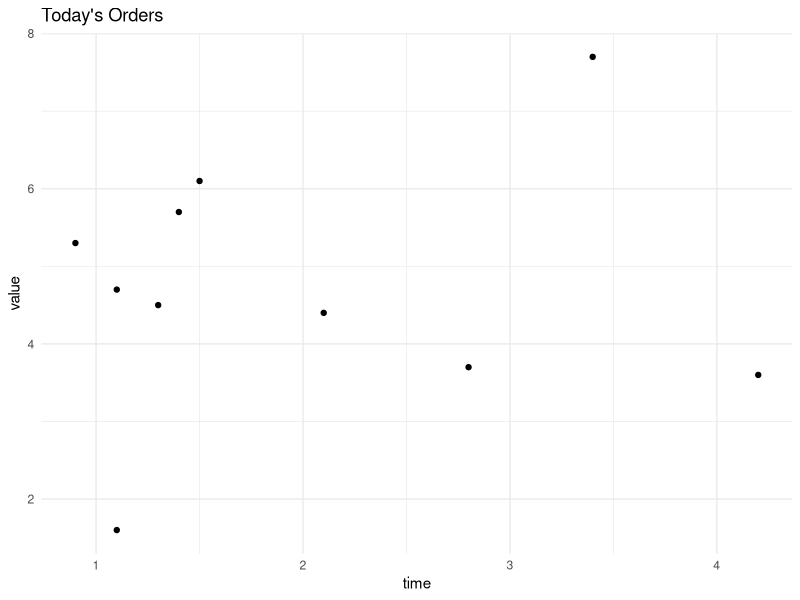
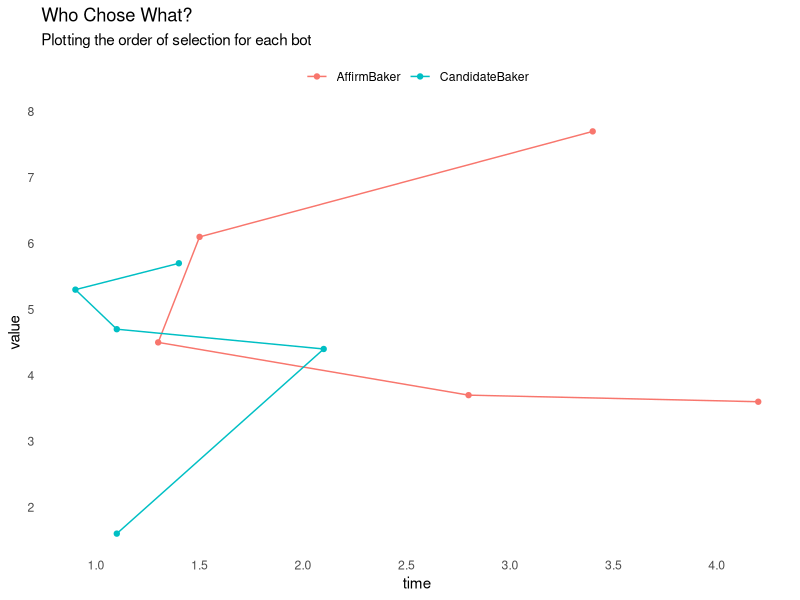
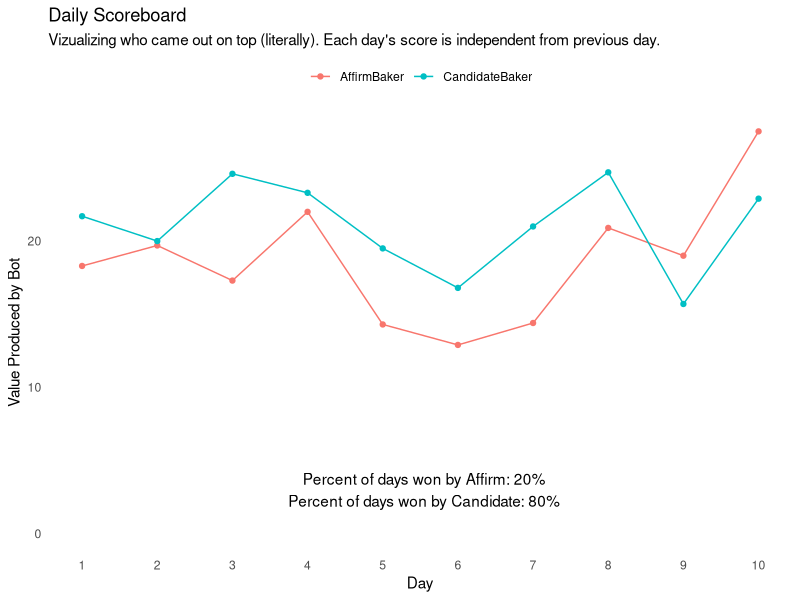
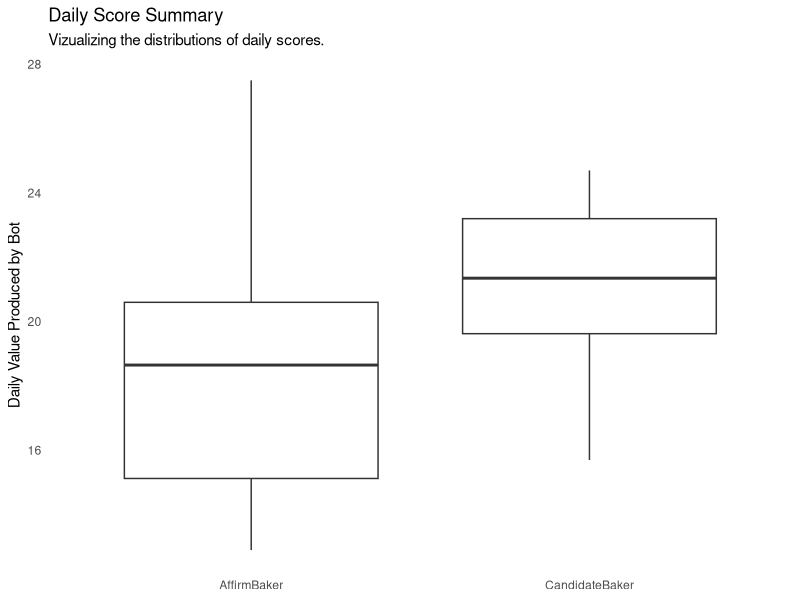
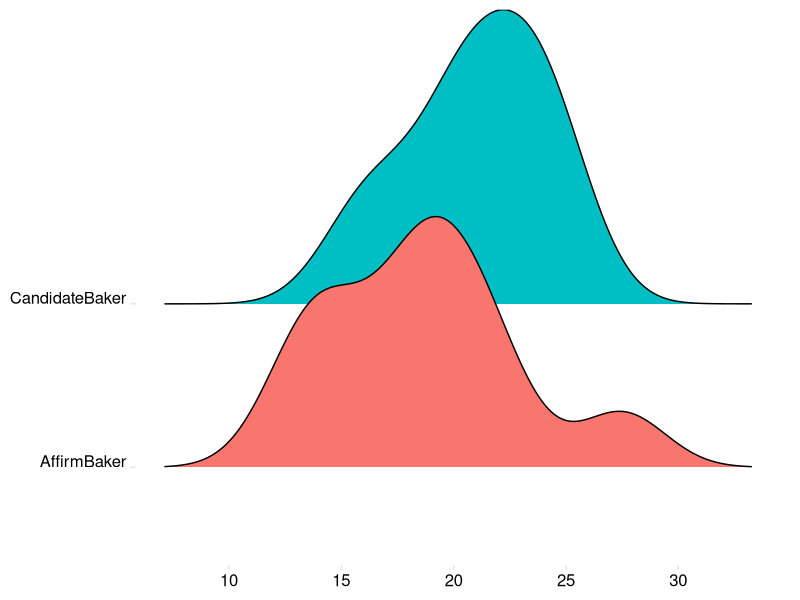
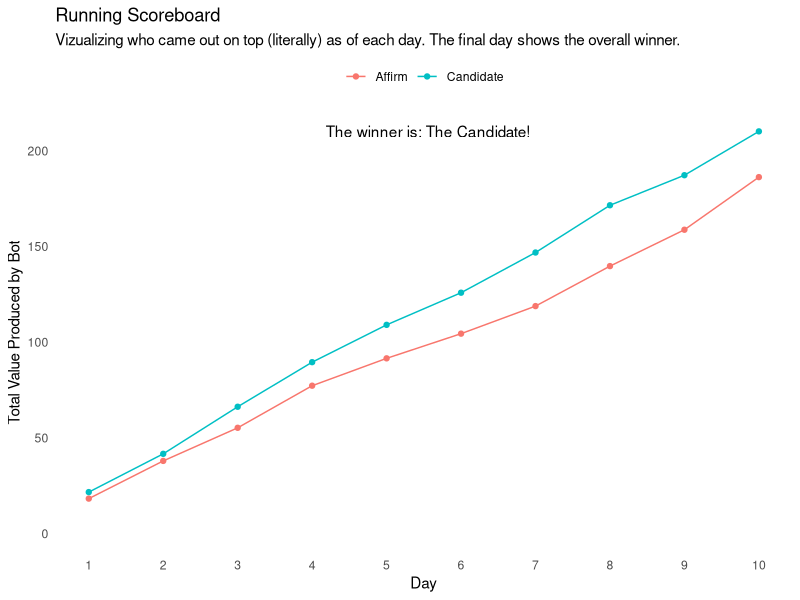
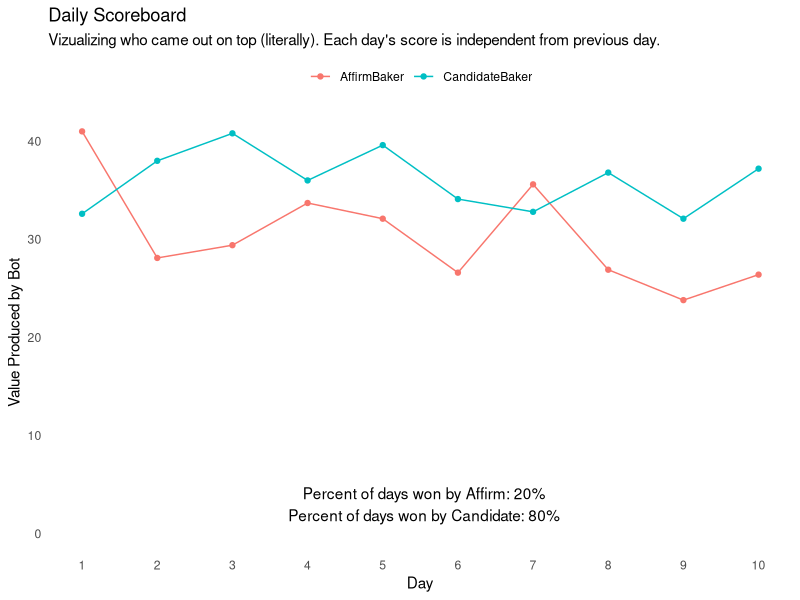
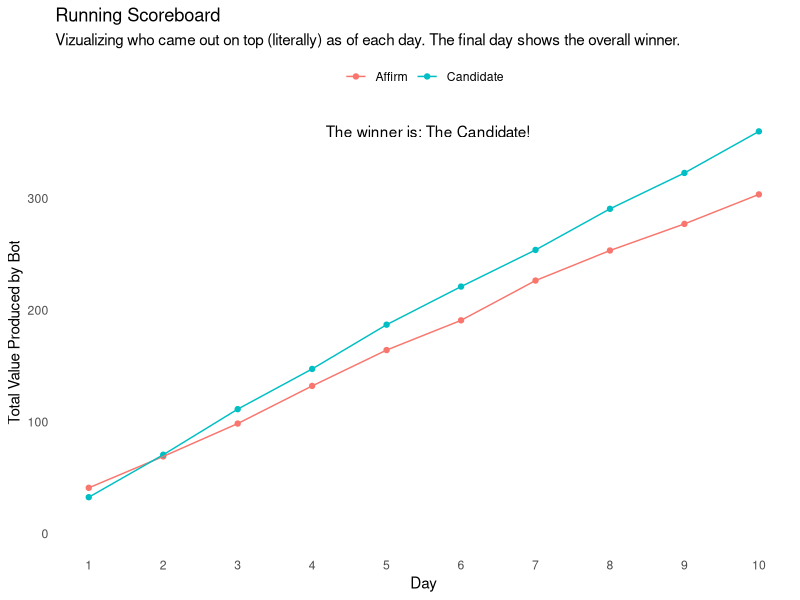

Generate these figures, in order, with R:
## ---- chunk 1
knitr::opts_chunk$set(echo = TRUE)

# packages for data manipulation
library(tibble)
library(dplyr)
library(tidyr)
library(purrr)
library(stringr)

# packages for plotting.
library(ggplot2)
library(ggridges)
## ---- chunk 2
# the number of "days" is the number of times the program will run
num_days <- 10

# the number of items is the number of "orders" received by the bakery.
items_per_day <- 10

# this is an assumption, and also is the same units as the "time" key in the list of item times and values.
time_per_day <- 8
## ---- chunk 3

initiate_blank_counters <- function() {
  # This is an empty data frame that will hold the day's final value created by each bot.
  daily_values <<- tribble(~"day", ~"AffirmBaker", ~"CandidateBaker")
  
  # This is an empty data frame that will hold the numerical index that each bot picks in the process of dividing up the day's orders. 
  item_selections <<- tribble(~"AffirmBaker", ~"CandidateBaker")
  
  unmade_items <<- list(
  AffirmBaker    = tribble(~"index", ~"time", ~"value"),
  CandidateBaker = tribble(~"index", ~"time", ~"value")
  )
}

initiate_blank_counters()
## ---- chunk 4
generate_batch <- function(item_count = items_per_day, time_mean = 2, time_sd = 1, value_mean = 5, value_sd = 2) {
  
  # generate random times and truncate to one decimal place
  # note: the units of time are the same as the units in time_per_day.
  # I interpret this pretty much as hours.
  random_times <- rnorm(n = item_count, mean = time_mean, sd = time_sd) |> 
    round(1)
  
  # generate random values to pair with the random times.
  random_values <- rnorm(n = item_count, mean = value_mean, sd = value_sd) |> 
    round(1)
  
  # now create a dataframe with these two and a numerical index for labelling sake.
  items_list <- data.frame(
    index = seq(1, item_count),
    time  = random_times,
    value = random_values
  )
}
## ---- chunk 5
items_list <- generate_batch(items_per_day)

# Create a scatter plot of time-value. 
items_list |> 
  ggplot(aes(x = time, y = value)) +
  geom_point() +
  theme_minimal() +
  ggtitle("Today's Orders")

## ---- chunk 6
rank_preference <- function(items_list, maximizing_metric) {
  
  # test case
  # maximizing_metric <- "value/time"
  
  if (!maximizing_metric %in% c("value", "value/time", "time", "1/time")) stop("The maximizing metric you entered is not a valid option at this time. Please enter one of 'value' or 'value/time', 'time', or '1/time'.")
  
  
  # start with the list of options for today's bakery queue.
  ranked_items <- items_list |> 
    
    # filter out any that have a negative time or value.
    filter(time > 0) |> 
    filter(value > 0) |> 
    
    # create a new column to showcase the metric at hand
    # (this is computationally un-ncessary, but helpful to see!)
    mutate(maximizing_metric = 
      case_when(
        maximizing_metric == "value"      ~ value,
        maximizing_metric == "time"       ~ time,
        maximizing_metric == "value/time" ~ round(value / time, 2),
        maximizing_metric == "1/time"     ~ round(1 / time, 2),
        
      )
    ) |> 
    
    # arrange based on the maximizing metric that the bot desires, high to low.
    arrange(desc(maximizing_metric))
  
  return(ranked_items)
}
## ---- chunk 7
# Order the list for AffirmBaker's preference (value) and for CandidateBaker's preference (value/time).
bots_preffered_items <- list(
  AffirmBaker    = rank_preference(items_list, "value"),
  CandidateBaker = rank_preference(items_list, "value/time")
)
## ---- chunk 8
bots_preffered_items |> map("index")
## ---- chunk 9
allocate_production <- function(first_bot) {
  
  # test value
  # first_bot <- "CandidateBaker"
  
  # sort out which bot goes second
  if (first_bot == "CandidateBaker") {
    second_bot <- "AffirmBaker"
  } else if (first_bot == "AffirmBaker") {
    second_bot <- "CandidateBaker"
  } else {
    stop("Baker Bot provided is not a valid input. Please enter one of 'CandidateBaker' or 'AffirmBaker'.")
  }
  
  # initiate the draft pick; keep looping until all items are picked.
  
  i <- 1
  while (nrow(bots_preffered_items[[first_bot]]) > 0 & nrow(bots_preffered_items[[second_bot]] > 0)) {
    
      # for inserting into the correct row in the selection dataframe.
      # it's not i, since i will end at 10 total items but each bot only gets 10/2 = 5 items.
      row_index <- floor((i+1)/2) 
      
      
      # odd number assignments (the start)
      if (i %% 2 == 1) {
        
        # which item does the bot want?
        # grabs it from the top of the list.
        bot_wants_this_item <- bots_preffered_items[[first_bot]][["index"]][1]
        
        # add it to the bot's queue.
        item_selections[row_index, first_bot] <- bot_wants_this_item
        
      } else if (i %% 2 == 0) {
        
        bot_wants_this_item <- bots_preffered_items[[second_bot]][["index"]][1]
        
        item_selections[row_index, second_bot] <- bot_wants_this_item
      }
        
      # remove the item from BOTH bots' preffered lists
      # (ie, "take the item off the bakery's queue")
      bots_preffered_items <- bots_preffered_items |> 
        map(function(x) {
          x |> filter(index != bot_wants_this_item)
        })
      
      i <- i+1
  }
  return(item_selections)
}
## ---- chunk 10
item_selections <- allocate_production(first_bot = "CandidateBaker")

item_selections
## ---- chunk 11
plot_items_picked <- function() {
  items_list |> 
    mutate(
      value_per_time = value/time,
      chosen_by_this_bot = case_when(
        index %in% item_selections$AffirmBaker    ~ "AffirmBaker",
        index %in% item_selections$CandidateBaker ~ "CandidateBaker",
      )
    ) |> 
    arrange(desc(value)) |> 
    ggplot(aes(x = time, y = value, color = chosen_by_this_bot)) +
    geom_point() +
    geom_path() +
    theme_minimal() +
    labs(
      title = "Who Chose What?",
      subtitle = "Plotting the order of selection for each bot",
      # y = "Value of Produced",
      # x = "Time to Produce"
    ) +
    theme(
      legend.position = "top",
      legend.title = element_blank(),
      panel.grid.major = element_blank(),
      panel.grid.minor = element_blank()
    ) +
    scale_x_continuous(breaks = function(x) seq(ceiling(x[1]), floor(x[2])+1, by = 0.5)) +
    scale_y_continuous(breaks = function(x) seq(ceiling(x[1]), floor(x[2]), by = 1)) +
    NULL
}

plot_items_picked()
## ---- chunk 12
todays_possibile_items <- function(bot_name) {
  
  # test values
  # bot_name <- "AffirmBaker"
  
  item_queue <- items_list |> 
    filter(time > 0) |> 
    filter(value > 0) |> 
    filter(index %in% pull(item_selections[bot_name])) |> 
    arrange(match(index, pull(item_selections[bot_name]))) |> 
    full_join(unmade_items[[bot_name]], by = c("index", "time", "value")) |> 
    mutate(cumulative_time = cumsum(time)) |> 
    mutate(make_today = case_when(
      row_number() == 1 & time <= time_per_day ~ "yes"
    )) |> 
    mutate(time_spent_making = case_when(
      make_today == "yes" ~ cumulative_time,
    )) 
  
  # now, we'll need to check all lag combinations to see if any items lower on the list that have small times can be squuzed in. 
  # this is iterative, because we check each row only after previous row is checked.
  
  
  for (i in 2:nrow(item_queue)) {
    if (item_queue$time[i] + item_queue$time_spent_making[i-1] <= time_per_day) {
      item_queue$make_today[i]        <- "yes"
      item_queue$time_spent_making[i] <- item_queue$time_spent_making[i-1] + item_queue$time[i]
    } else {
      item_queue$make_today[i]        <- "no"
      item_queue$time_spent_making[i] <- item_queue$time_spent_making[i-1]
    }
  }
  return(item_queue)
}
## ---- chunk 13
# execute the code:
daily_items <- map(
  .x = set_names(c("yes", "no")),
  .f = ~map2(
    .x = .x, 
    .y = c("AffirmBaker", "CandidateBaker"),
    .f = ~todays_possibile_items(.y) |> 
      filter(make_today == .x) |> 
      select(-cumulative_time)
  ) |> setNames(c("AffirmBaker", "CandidateBaker"))
)

map(daily_items[["yes"]], knitr::kable)
map(daily_items[["no"]], knitr::kable)
## ---- chunk 14
calculate_time_not_run_today <- function(todays_items) {
  
  time_run <- todays_items |> 
    select("time_spent_making") |> 
    max()
  
  return(time_per_day - time_run)
}
## ---- chunk 15
times_not_run <- map(daily_items[["yes"]], calculate_time_not_run_today)

times_not_run
## ---- chunk 16
# function to calculate value added today
calculate_value_today <- function(todays_items) {
  todays_value <- todays_items |> 
    mutate(cumulative_value = cumsum(value)) |> 
    pull(cumulative_value) |> 
    max()
  return(todays_value)
}
## ---- chunk 17
# function to calculate overall results
# Now that we have daily values for each bot, aggregate the info.
# I'll create a column for 
# - who won that day, 
# - each bot's cumulative value produced,
# - which bot is winning over all to-date.
# 
calculate_results <- function() {
  overall_results <- daily_values |> 
  mutate(
    who_won_today = case_when(
      AffirmBaker > CandidateBaker ~ "AffirmBaker",
      AffirmBaker < CandidateBaker ~ "CandidateBaker",
      AffirmBaker == CandidateBaker ~ "tie"
    ),
    cumulative_affirm    = cumsum(AffirmBaker),
    cumulative_candidate = cumsum(CandidateBaker),
    whos_winning_so_far = case_when(
      cumulative_affirm > cumulative_candidate ~ "AffirmBaker",
      cumulative_affirm < cumulative_candidate ~ "CandidateBaker",
      cumulative_affirm == cumulative_candidate ~ "tie",
    )
  )
  return(overall_results)
}
## ---- chunk 18
# execute the function
todays_value <- map(daily_items[["yes"]], calculate_value_today)

# add the results to our tally df
daily_values <- daily_values |> 
  add_row(
    day            = 1,
    AffirmBaker    = todays_value$AffirmBaker,
    CandidateBaker = todays_value$CandidateBaker
  )

## ---- chunk 19
daily_totals <- daily_values |> 
  mutate(
    cumulative_affirm    = cumsum(AffirmBaker),
    cumulative_candidate = cumsum(CandidateBaker)
  )

# show end results thus far:
daily_totals |> 
  select(cumulative_affirm, cumulative_candidate) |> 
  tail(1)
## ---- chunk 20
run_bakery <- function(item_count = items_per_day, time_mean = 2, time_sd = 1, value_mean = 5, value_sd = 2, first_bot = "CandidateBaker") {
  
  # Step 1
  item_selections <- tribble(
    ~"AffirmBaker", ~"CandidateBaker",
  )
  
  items_list <<- generate_batch(item_count, time_mean, time_sd, value_mean, value_sd)
  
  # Step 2
  bots_preffered_items <<- list(
    AffirmBaker    = rank_preference(items_list, "value"),
    CandidateBaker = rank_preference(items_list, "value/time")
  )
  
  # Step 3
  item_selections <<- allocate_production(first_bot = first_bot)
  
  # Step 4
  daily_items <<- map(
  .x = set_names(c("yes", "no")),
  .f = ~map2(
    .x = .x, 
    .y = c("AffirmBaker", "CandidateBaker"),
    .f = ~todays_possibile_items(.y) |> filter(make_today == .x)
  ) |> 
    setNames(c("AffirmBaker", "CandidateBaker"))
)
  
  # Step 5
  unmade_items <<- daily_items$no
  
  # Step 6
  todays_value <<- map(daily_items[["yes"]], calculate_value_today)
  
}
## ---- chunk 21
run_competition <- function(start_day, num_days = num_days, first_bot = "CandidateBaker") {
  
  for (i in start_day:num_days) {
    
    # Run all the functions!
    todays_results <<- run_bakery(item_count = items_per_day, time_mean = 2, time_sd = 1, value_mean = 5, value_sd = 2, first_bot)
    
    # Add the results to our scoreboard
    daily_values <<- daily_values |>
      add_row(
        day            = i,
        AffirmBaker    = todays_results$AffirmBaker,
        CandidateBaker = todays_results$CandidateBaker
      )
  }
}

# A note on for-loops: I don't run into processing time issues for num_days <= 100, so I won't optimize this for performance at this time by changing to a map function as I do elsewhere.
## ---- chunk 22
# Start at day 2, since we already did day 1 in getting here.
run_competition(start_day = 2, num_days)
daily_totals <- calculate_results()
## ---- chunk 23
plot_daily_results <- function() {
  
  pct_won       <- daily_totals |> count(who_won_today) |> mutate(pct = round(n/sum(n), 2))
  pct_affirm    <- pct_won |> filter(who_won_today == "AffirmBaker") |> pull(pct) 
  pct_candidate <- pct_won |> filter(who_won_today == "CandidateBaker") |> pull(pct)
  
  daily_totals |> 
    select(day, ends_with("Baker")) |> 
    pivot_longer(
      cols      = ends_with("Baker"),
      names_to  = "bot",
      values_to = "score"
    ) |> 
    ggplot(aes(x = day, y = score, color = bot)) +
    geom_point() +
    geom_line() +
    annotate(
      geom = "text",
      x = max(daily_totals$day)/2+0.5, 
      # y = min(daily_totals$AffirmBaker, daily_totals$CandidateBaker),
      y = 3,
      label = str_glue("
        Percent of days won by Affirm: {pct_affirm*100}%
        Percent of days won by Candidate: {pct_candidate*100}%
      ")
    ) +
    theme_minimal() +
    labs(
      title = "Daily Scoreboard",
      subtitle = "Vizualizing who came out on top (literally). Each day's score is independent from previous day.",
      y = "Value Produced by Bot",
      x = "Day"
    ) +
    theme(
      legend.position = "top",
      legend.title = element_blank(),
      panel.grid.major = element_blank(),
      panel.grid.minor = element_blank()
    ) +
    scale_x_continuous(breaks = unique(daily_totals$day)) +
    scale_y_continuous(limits = c(0, NA)) +
    NULL
}
## ---- chunk 24
plot_daily_results()
## ---- chunk 25
plot_daily_boxplots <- function() {
  daily_totals |> 
    select(day, ends_with("Baker")) |> 
    pivot_longer(
      cols      = ends_with("Baker"),
      names_to  = "bot",
      values_to = "score"
    ) |> 
    ggplot(aes(x = bot, y = score)) +
    geom_boxplot() +
    theme_minimal() +
    labs(
      title    = "Daily Score Summary",
      subtitle = "Vizualizing the distributions of daily scores.",
      y        = "Daily Value Produced by Bot"
    ) +
    theme(
      legend.position  = "top",
      legend.title     = element_blank(),
      panel.grid.major = element_blank(),
      panel.grid.minor = element_blank(),
      axis.title.x     = element_blank()
    ) +
    NULL
}
## ---- chunk 26
plot_daily_boxplots()
## ---- chunk 27
plot_daily_histograms <- function() {
  daily_totals |> 
    select(day, ends_with("Baker")) |> 
    pivot_longer(
      cols      = ends_with("Baker"),
      names_to  = "bot",
      values_to = "score"
    ) |> 
    ggplot(aes(x = score, y = bot, fill = bot)) +
    geom_density_ridges() +
    theme_ridges() +
    theme(
      legend.position = "none",
      axis.title.y = element_blank(),
      axis.title.x = element_blank(),
      panel.grid   = element_blank()
    )
}
## ---- chunk 28
plot_daily_histograms()
## ---- chunk 29
plot_cumulative_results <- function() {
  daily_totals |> 
    select(day, starts_with("cumulative")) |> 
    pivot_longer(
      cols      = starts_with("cumulative"),
      names_to  = "bot",
      values_to = "score"
    ) |> 
    mutate(
      bot = case_when(
        bot == "cumulative_affirm" ~ "Affirm",
        bot == "cumulative_candidate" ~ "Candidate"
      )
    ) |> 
    ggplot(aes(x = day, y = score, color = bot)) +
    geom_point() +
    geom_line() +
    theme_minimal() +
    annotate(
      geom = "text",
      x = max(daily_totals$day)/2+0.5, 
      y = max(daily_totals$cumulative_affirm, daily_totals$cumulative_candidate),
      # y = 3,
      label = str_glue("
        The winner is: {ifelse(tail(daily_totals$whos_winning_so_far, 1) == 'CandidateBaker', 'The Candidate!', 'Affirm :( ')}
      ")
    ) +
    labs(
      title = "Running Scoreboard",
      subtitle = "Vizualizing who came out on top (literally) as of each day. The final day shows the overall winner.",
      y = "Total Value Produced by Bot",
      x = "Day"
    ) +
    theme(
      legend.position = "top",
      legend.title = element_blank(),
      panel.grid.major = element_blank(),
      panel.grid.minor = element_blank()
    ) +
    scale_x_continuous(breaks = unique(daily_totals$day)) +
    scale_y_continuous(limits = c(0, NA)) +
    NULL
}
## ---- chunk 30
plot_cumulative_results()
## ---- chunk 31
# Set it to value in which AffirmBaker has slight disadvantage, but is near 50-50.
time_per_day <- 9

unmade_items <- list(
  AffirmBaker    = tribble(~"index", ~"time", ~"value"),
  CandidateBaker = tribble(~"index", ~"time", ~"value")
)
## ---- chunk 32
run_bakery <- function(item_count = items_per_day, time_mean = 2, time_sd = 1, value_mean = 5, value_sd = 2, first_bot = "CandidateBaker") {
  
  item_selections <- tribble(
    ~"AffirmBaker", ~"CandidateBaker",
  )
  
  items_list <<- generate_batch(item_count, time_mean, time_sd, value_mean, value_sd)
  
  bots_preffered_items <<- list(
    AffirmBaker    = rank_preference(items_list, "value"),
    CandidateBaker = rank_preference(items_list, "value/time")
  )
  
  # NEW CODE
  # This code arranges the items to be made by AffirmBaker. It's important to arrange them BEFORE the bots put together their day's list.
  bots_preffered_items$AffirmBaker <- bots_preffered_items$AffirmBaker |>
    mutate(sorting_metric = 1/time) |>
    arrange(desc(sorting_metric))
  
  item_selections <<- allocate_production(first_bot = first_bot)
  
  daily_items <<- map(
  .x = set_names(c("yes", "no")),
  .f = ~map2(
    .x = .x, 
    .y = c("AffirmBaker", "CandidateBaker"),
    .f = ~todays_possibile_items(.y) |> 
      filter(make_today == .x) |> 
      select(-cumulative_time)
  ) |> 
    setNames(c("AffirmBaker", "CandidateBaker")) 
  )
  
  # NEW CODE:
  # export the output to verify correct sorting after picking items.
  verify_sorting_output <<- daily_items$yes$AffirmBaker |> 
    mutate(sorting_metric = 1/time)
  
  unmade_items <<- daily_items$no
  
  todays_value <<- map(daily_items[["yes"]], calculate_value_today)
  
}
## ---- chunk 33
# re-set counter to 0:
initiate_blank_counters()

for (i in 1:num_days) {
    
    # Run all the functions!
    todays_results <- run_bakery(item_count = items_per_day, time_mean = 2, time_sd = 1, value_mean = 8, value_sd = 2)
    
    # Add the results to our scoreboard
    daily_values <- daily_values |>
      add_row(
        day            = i,
        AffirmBaker    = todays_results$AffirmBaker,
        CandidateBaker = todays_results$CandidateBaker
      )
  }
  
daily_totals <- calculate_results()
  
plot_daily_results()
plot_cumulative_results()
## ---- chunk 34
# Re-code the generate batch function:

generate_batch_linear <- function(item_count = items_per_day, time_mean = 1, time_sd = .5, value_mean = 1, value_sd = .5) {
  
  # these random vlaues serve as deviations from the trend line
  random_times <- rnorm(n = item_count, mean = time_mean, sd = time_sd) |> 
    round(1)
  
  random_values <- rnorm(n = item_count, mean = value_mean, sd = value_sd) |> 
    round(1)
  
  items_list <- data.frame(
    index = seq(1, item_count),
    time  = seq(1:item_count)/4 + random_times,
    value = seq(1:item_count)   + random_values
  )
}

generate_batch_linear() |> 
  ggplot(aes(x = time, y = value)) +
  geom_point() +
  geom_smooth(method=lm, formula = 'y ~ x') +
  theme_minimal() +
  theme(panel.grid = element_blank()) +
  ggtitle("Today's Orders: A mostly linear relationship") 
## ---- chunk 35

run_bakery_linear <- function(item_count = items_per_day, time_mean = 2, time_sd = 1, value_mean = 5, value_sd = 2) {
  
  item_selections <- tribble(
    ~"AffirmBaker", ~"CandidateBaker",
  )
  
  items_list <<- generate_batch_linear(item_count, time_mean, time_sd, value_mean, value_sd)
  
  bots_preffered_items <<- list(
    AffirmBaker    = rank_preference(items_list, "value"),
    CandidateBaker = rank_preference(items_list, "value/time")
  )
  
  # NEW CODE
  # This code arranges the items to be made by AffirmBaker. It's important to arrange them BEFORE the bots put together their day's list.
  bots_preffered_items$AffirmBaker <- bots_preffered_items$AffirmBaker |>
    mutate(sorting_metric = value/time) |>
    arrange(desc(sorting_metric))
  
  item_selections <<- allocate_production(first_bot = "CandidateBaker")
  
  daily_items <<- map(
  .x = set_names(c("yes", "no")),
  .f = ~map2(
    .x = .x, 
    .y = c("AffirmBaker", "CandidateBaker"),
    .f = ~todays_possibile_items(.y) |> 
      filter(make_today == .x) |> 
      select(-cumulative_time)
  ) |> 
    setNames(c("AffirmBaker", "CandidateBaker")) 
  )
  
  # NEW CODE:
  # export the output to verify correct sorting after picking items.
  verify_sorting_output <<- daily_items$yes$AffirmBaker |> 
    mutate(sorting_metric = value/time)
  
  unmade_items <<- daily_items$no
  
  todays_value <<- map(daily_items[["yes"]], calculate_value_today)
  
}

# re-set counter to 0:
initiate_blank_counters()

for (i in 1:num_days) {
    
    # Run all the functions!
    todays_results <- run_bakery_linear(item_count = items_per_day, time_mean = 1, time_sd = .25, value_mean = 1, value_sd = .25)
    
    # Add the results to our scoreboard
    daily_values <- daily_values |>
      add_row(
        day            = i,
        AffirmBaker    = todays_results$AffirmBaker,
        CandidateBaker = todays_results$CandidateBaker
      )
  }
  
daily_totals <- calculate_results()
  
plot_items_picked()
plot_daily_results()
plot_cumulative_results()
## ---- chunk 36
time_per_day <- 9
initiate_blank_counters()

run_competition(start_day = 1, num_days, first_bot = "AffirmBaker")

daily_totals <- calculate_results()

plot_items_picked()
plot_daily_results()
plot_cumulative_results()
## ---- chunk 37
time_per_day  <- 16
num_days      <- 10
items_per_day <- item_count<- 10

run_bakery <- function(item_count = items_per_day, time_mean = 2, time_sd = 1, value_mean = 5, value_sd = 2, first_bot = "CandidateBaker", candidate_metric = "value/time") {
  
  item_selections <- tribble(~"AffirmBaker", ~"CandidateBaker")
  
  items_list <<- generate_batch(item_count, time_mean, time_sd, value_mean, value_sd)
  
  bots_preffered_items <<- list(
    AffirmBaker    = rank_preference(items_list, "value"),
    CandidateBaker = rank_preference(items_list, candidate_metric)
  )
  
  item_selections <<- allocate_production(first_bot = first_bot)
  
  daily_items <<- map(
  .x = set_names(c("yes", "no")),
  .f = ~map2(
    .x = .x, 
    .y = c("AffirmBaker", "CandidateBaker"),
    .f = ~todays_possibile_items(.y) |> filter(make_today == .x)
  ) |> 
    setNames(c("AffirmBaker", "CandidateBaker"))
)
  
  unmade_items <<- daily_items$no
  
  todays_value <<- map(daily_items[["yes"]], calculate_value_today)
  
}
## ---- chunk 38
initiate_blank_counters()

for (i in 1:num_days) {
    
  # Run all the functions!
  todays_results <- run_bakery(item_count = items_per_day, time_mean = 2, time_sd = 1, value_mean = 8, value_sd = 2, candidate_metric = "value/time")
  
  # Add the results to our scoreboard
  daily_values <- daily_values |>
    add_row(
      day            = i,
      AffirmBaker    = todays_results$AffirmBaker,
      CandidateBaker = todays_results$CandidateBaker
    )
}

daily_totals <- calculate_results()

plot_daily_results()
plot_cumulative_results()
## ---- chunk 39
initiate_blank_counters()

for (i in 1:num_days) {
    
  # Run all the functions!
  todays_results <- run_bakery(item_count = items_per_day, time_mean = 2, time_sd = 1, value_mean = 8, value_sd = 2, candidate_metric = "1/time")
  
  # Add the results to our scoreboard
  daily_values <- daily_values |>
    add_row(
      day            = i,
      AffirmBaker    = todays_results$AffirmBaker,
      CandidateBaker = todays_results$CandidateBaker
    )
}

daily_totals <- calculate_results()

plot_daily_results()
plot_cumulative_results()
## ---- chunk 40
initiate_blank_counters()

for (i in 1:num_days) {
    
  # Run all the functions!
  todays_results <- run_bakery(item_count = items_per_day, time_mean = 2, time_sd = 1, value_mean = 8, value_sd = 2, first_bot = "CandidateBaker", candidate_metric = "value")
  
  # Add the results to our scoreboard
  daily_values <- daily_values |>
    add_row(
      day            = i,
      AffirmBaker    = todays_results$AffirmBaker,
      CandidateBaker = todays_results$CandidateBaker
    )
}

daily_totals <- calculate_results()

plot_daily_results()
plot_cumulative_results()
